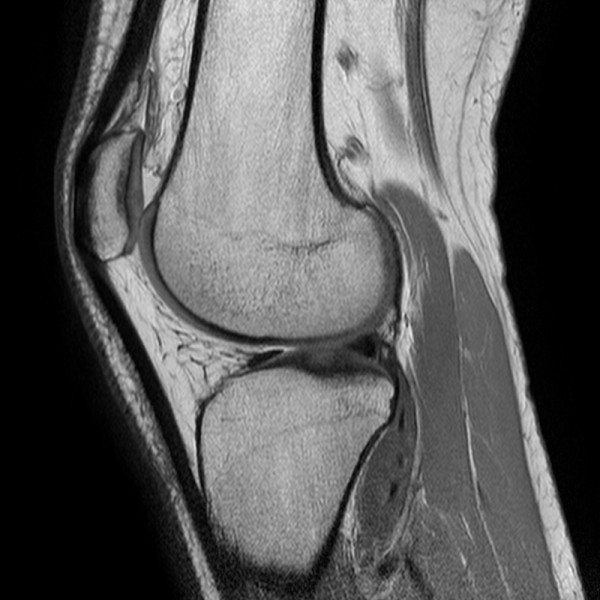
%> input picture Knie.jpg, 600 x 600 px
$ octave Main2D.m   (GNU Octave 9; MATLAB toolbox functions it lacks are replaced by stand-ins)
%> lines starting %> are read from the running program, lines starting %| are printed output that depends on the picture
### ImageRegistration.m
function[beta,Image,Dssd] = ImageRegistration(R,T,k)
%R = vorlage , T = verschobenes Bild, k = [k1,k2,...] Schrittweite
%Hier 2D-Model daher k = [k1,k2]

%test ob Dimension von k stimmt
test = length(k);
if test ~= 2
    error('k hat nicht genug Argumente');
end
clear test

%n = [n1,n2] Anzahl an Pixel in x-,y-Richtung
[n(1),n(2)] = size(R);

%test ob R und T selben dimensionen haben
[n2(1),n2(2)] = size(T);
if n(1) ~= n2(1) || n(2) ~= n2(2)
    error('R und T haben nicht die selbe Dimension');
end
clear n2

%z = [z1,z2] Anzahl an Kontrollpunkten in x-,y- Richtung
%Da das Bild von Kontrollpunkten umgeben wird, welche ausserhalb liegen +3
z = [0;0];
for i = 1:2
    z(i) = ceil(n(i)/k(i))+3;
end

%lG Anzahl an Kontrollpunkten
lG = z(1)*z(2);

%beta = Vektor aller Positionen der Kontrolpunkte
%fuer jeden Kontrollpunkt wird x-,y-Koordinate untereinander gespeichert
%Startvektor = 0
beta = zeros(2*lG,1);
%spaeter zur while Schleife machen
lambda = 2;%16;
p = 0.3;
l = 0.7;
test = 99999;
new = 0;
Iteration = 1;
Dssd = zeros(1,100);
Dssd(Iteration) =  DSSD(R,T,beta,k,z);
[dxT, dyT] = imgradientxy(T,'central');
next = SimilarityMeasure(R,T,beta,k,z);
Steps=[1,0.5,0];
v = 2;
for Iteration = 1:15%while(2/(n(1)*n(2))*(test - new) > 0.000005)%
    Iteration
    [J,f] = AbleitungF(R,T,dxT,dyT,beta,k,z);

    JJ = J'*J;
    JJ = Add(JJ,lambda);
    s = (JJ)\((-J)'*f);
    alpha = Steps(1);
    step = 1;
    test = next;
    next = SimilarityMeasure(R,T,beta+alpha*s,k,z);
    %new = SimilarityMeasure(R,T,beta+0.1*s,k,z);
    while ( next > 0.995*test && alpha > 0)%step > 10^-5)
        step = step+1;
        alpha = Steps(step);
        %wegen rundungsfehler
        if alpha < 0.01
            next = test;
        else
            next = SimilarityMeasure(R,T,beta+alpha*s,k,z);
        end

    end
    next
    %r = (test - next)/(test-(1/2)*norm(f+J*s,2)^2)
    if test == next
        r = 0
    else
        r = (test - next)/(-s'*alpha*J'*f)
    end

    beta = beta +alpha*s;
    if r < p %verkleiner lambda
       if test -new < 0
            lambda = lambda*10;
       else
            lambda = lambda/10;
       end
    else
        if r >l %vergroessere lambda
            lambda = lambda/10;
        end
    end
    Iteration = Iteration +1;
    Dssd(Iteration) =  DSSD(R,T,beta,k,z);
end
Image = zeros(n(1),n(2));

for i = 1:n(1);
    for j = 1:n(2)
        new_u = BSplineTransformation([i,j],beta,k,z);
        Image(i,j)=BilinearApp(T,[i-new_u(1),j-new_u(2)]);
    end
end
Dssd = Dssd(1:Iteration-1);
end

% [9 lines left out: function Add, not called in this run]

### DSSD.m
function [out] = DSSD(R,T,beta,k,z)
out = 0;
[m,n] = size(R);
%outw = (norm(F(R,T,beta,k,z),2))^2;
%outw = outw/2;
for i = 1:m
    for j = 1:n
        new_u = BSplineTransformation([i,j],beta,k,z);
        out = out + (BilinearApp(T,[i-new_u(1),j-new_u(2)])-R(i,j))^2;
    end
end
out = out/(m*n);

end

### Main2D.m
%Small image registration test (rotation & scalling)
k = [100,100];
original = imread('Knie.jpg');
%> original is the input picture: size 600x600 uint8; min 0, max 246, mean 87.9
original = im2double(original(1:600,1:600));
%> original: size 600x600 double
[x,y] = size(original);
%> x = 600; y = 600
original = [original,zeros(x,100)];
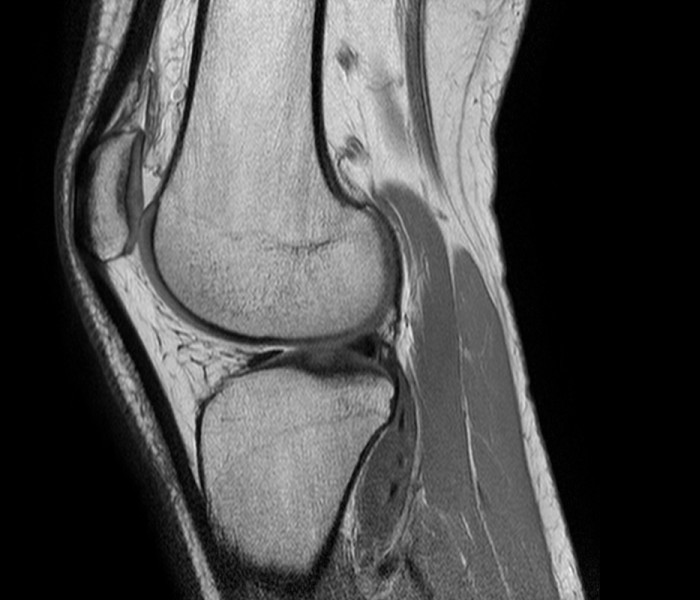
%> original: size 600x700 double; min 0, max 0.965, mean 0.295
% [28 lines of commented-out code are left out]
original = imtranslate(original,[100, 0]);
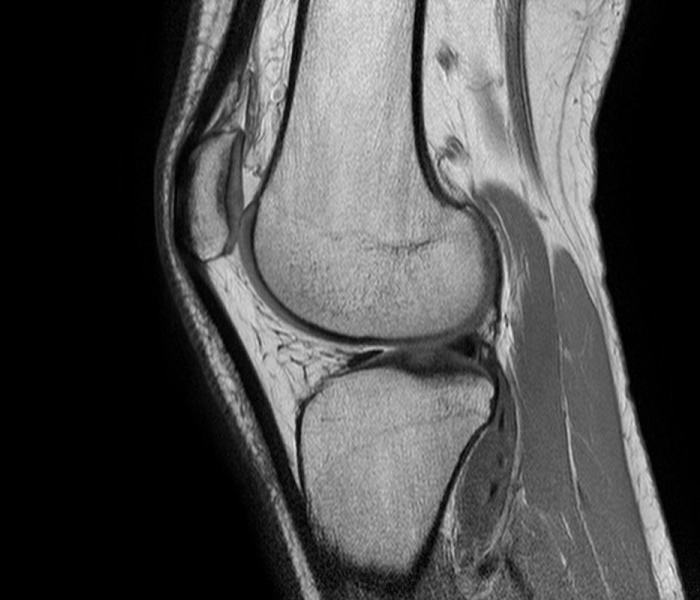
%> original: size 600x700 double; min 0, max 0.965, mean 0.295; mean of the top-left, top-right, bottom-left and bottom-right quarters 0.25, 0.444, 0.134, 0.354
rotated =imtranslate(original,[-5, 0]);
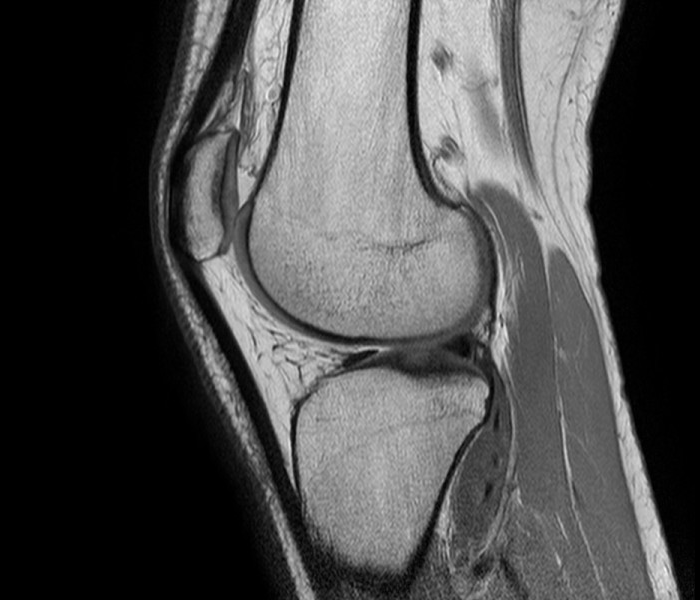
%> rotated: size 600x700 double; min 0, max 0.965, mean 0.295; mean of the top-left, top-right, bottom-left and bottom-right quarters 0.26, 0.434, 0.141, 0.347

% [8 lines of commented-out code are left out]
[x,y] = size(original);
%> y = 700

[beta,regi,Dssd] = ImageRegistration(original,rotated,k);
%> (the run ends here)
